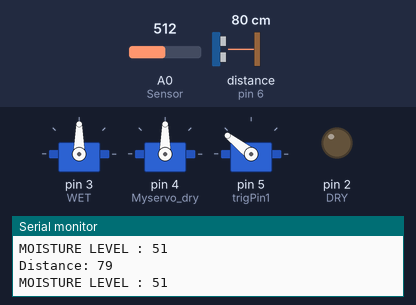
This sketch was run on a simulated Arduino Uno, built with avr-gcc and run on an emulated ATmega328P. Parts: 3 × servo, output pins drawn as LEDs (lit = HIGH), the last lines printed to the serial monitor. Wiring (inferred from the names in the program): servo: signal pin 5. Inputs (shaded band) come from the test bench; at power-on: A0 (Sensor) = 512, distance to the obstacle (sensor on pin 6) 80 cm. The echo pulse lasts 58.3 µs per cm; servo pulses on a pin are drawn as a servo (544–2400 µs = 0–180°); pins used as bus, display or sensor lines are not drawn.

Above: at 3.2 s.
3.3 s: A0 (Sensor) set to 488
At 6.8 s:
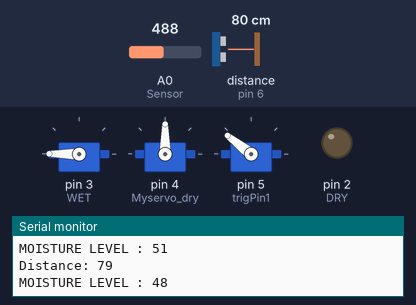
At 11.3 s:
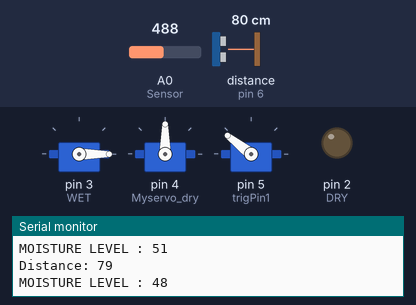
Timing chart, 0 to 12.3 s (numbered marks = the images above; inputs shaded):
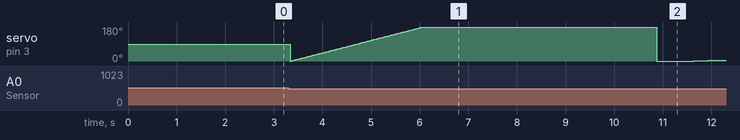

Measured:
- the behaviour switches between 500 and 499 on A0 (Sensor) (found by bisection; images 0 and 1)

The sketch:

CODE.ino
```cpp
#include<Servo.h>
Servo Myservo_wet;
Servo Myservo_dry;
int pos;
int WET= 3;
int DRY= 2;
int Sensor= 0; // Soil Sensor input at Analog PIN A0
int value= 0;
const int trigPin1 = 5;
const int echoPin1 = 6;
//const int trigPin2 = 6;
//const int echoPin2 = 7;
// defines variables
long duration1;
//long duration2;
int distance1;
//int distance2;
const int buzzer1 = 9; //buzzer to arduino pin 9
//const int buzzer2 = 10; //buzzer to arduino pin 10


void setup() {
   Serial.begin(9600);
   Myservo_wet.attach(3);
   Myservo_dry.attach(4);
   pinMode(WET, OUTPUT);
   pinMode(DRY, OUTPUT);
   delay(2000);
   //pinMode (3, OUTPUT) ;
pinMode (trigPin1, OUTPUT) ; // Sets the trigPin as an Output
pinMode (echoPin1, INPUT) ; // Sets the echoPin as an Input
//pinMode (trigPin2, OUTPUT) ; // Sets the trigPin as an Output
//pinMode (echoPin2, INPUT) ; // Sets the echoPin as an Input
Serial. begin (9600); // Starts the serial communication
pinMode(buzzer1, OUTPUT); // Set buzzer - pin 9 as an output
//pinMode(buzzer2, OUTPUT); // Set buzzer - pin 9 as an output
}

void loop() {
  // Clears the trigPin
digitalWrite (trigPin1, LOW) ;
//digitalWrite (trigPin2, LOW) ;
delayMicroseconds (2000);

// Sets the trigPin on HIGH state for 10 micro seconds
digitalWrite (trigPin1, HIGH) ;
//digitalWrite (trigPin2, HIGH) ;
delayMicroseconds (2000) ;
digitalWrite (trigPin1, LOW) ;
//digitalWrite (trigPin2, LOW) ;
// Reads the echoPin, returns the sound wave travel time in microseconds

duration1 = pulseIn (echoPin1, HIGH) ;
//duration2 = pulseIn (echoPin1, HIGH) ;
//duration1 = pulseIn (echoPin2, HIGH) ;
//duration2 = pulseIn (echoPin2, HIGH) ;
// Calculating the distance
distance1= duration1*0.034/2;
//distance2= duration2*0.034/2;
// Prints the distance on the Serial Monitor
Serial . print ("Distance: ") ;
Serial. println(distance1) ;
//Serial. println(distance2) ;
if (distance1<5 && duration1>5)
{
  tone(buzzer1, 900); // Send 1KHz sound signal...
//  noTone(buzzer2);
  delay(1000);        // ...for 1 sec
digitalWrite (3, HIGH);
}
//else if(distance2<5 && duration2>10)
//{
  // noTone(buzzer1);     // Stop sound...
  //  tone(buzzer2, 900);
  //delay(1000);        // ...for 1sec
  //digitalWrite (3, LOW) ;
//}
else
{
  noTone(buzzer1);     // Stop sound...
//  noTone(buzzer2);     // Stop sound...
   Serial.print("MOISTURE LEVEL : ");
   value= analogRead(Sensor);
   value= value/10;
   Serial.println(value);
   if(value>0)
   {
      digitalWrite(WET, HIGH);
   }
   else
   {
      digitalWrite(DRY,HIGH);
   }
   delay(15);
   digitalWrite(WET,LOW);
   digitalWrite(DRY, LOW);
   if(value<50) //threshold for wet
   {
   for(pos=0;pos<=720;pos++){
   Myservo_wet.write(pos);
   delay(15);
   }
   delay(15);
   for(pos=780;pos>=0;pos--){
   Myservo_wet.write(pos);
   delay(15);
   }
   delay(15);
   }
   if(value>100) //threshold for dry
   {
   for(pos=0;pos<=720;pos++){
   Myservo_dry.write(pos);
   delay(15);
   }
   delay(15);
   for(pos=720;pos>=0;pos--){
   Myservo_dry.write(pos);
   delay(15);
   }
   delay(15);
   }
}
}
```
